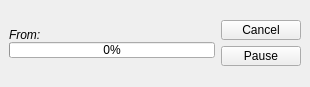
<ui version="4.0" >
 <author></author>
 <comment></comment>
 <exportmacro></exportmacro>
 <class>FileTransferItem</class>
 <widget class="QWidget" name="FileTransferItem" >
  <property name="geometry" >
   <rect>
    <x>0</x>
    <y>0</y>
    <width>310</width>
    <height>87</height>
   </rect>
  </property>
  <property name="windowTitle" >
   <string>Form</string>
  </property>
  <layout class="QGridLayout" >
   <property name="margin" >
    <number>9</number>
   </property>
   <property name="spacing" >
    <number>6</number>
   </property>
   <item row="0" column="0" >
    <layout class="QVBoxLayout" >
     <property name="margin" >
      <number>0</number>
     </property>
     <property name="spacing" >
      <number>0</number>
     </property>
     <item>
      <widget class="QLabel" name="filenameLabel" >
       <property name="text" >
        <string/>
       </property>
      </widget>
     </item>
     <item>
      <widget class="QLabel" name="contactLabel" >
       <property name="text" >
        <string>&lt;i>From:&lt;/i></string>
       </property>
      </widget>
     </item>
     <item>
      <widget class="QProgressBar" name="progressBar" >
       <property name="minimumSize" >
        <size>
         <width>0</width>
         <height>16</height>
        </size>
       </property>
       <property name="maximumSize" >
        <size>
         <width>16777215</width>
         <height>16</height>
        </size>
       </property>
       <property name="value" >
        <number>0</number>
       </property>
       <property name="orientation" >
        <enum>Qt::Horizontal</enum>
       </property>
       <property name="invertedAppearance" >
        <bool>false</bool>
       </property>
      </widget>
     </item>
     <item>
      <widget class="QLabel" name="statusLabel" >
       <property name="text" >
        <string/>
       </property>
      </widget>
     </item>
    </layout>
   </item>
   <item row="0" column="1" >
    <layout class="QVBoxLayout" >
     <property name="margin" >
      <number>0</number>
     </property>
     <property name="spacing" >
      <number>0</number>
     </property>
     <item>
      <widget class="QPushButton" name="cancelOpenButton" >
       <property name="maximumSize" >
        <size>
         <width>84</width>
         <height>20</height>
        </size>
       </property>
       <property name="text" >
        <string>Cancel</string>
       </property>
      </widget>
     </item>
     <item>
      <widget class="QPushButton" name="removePauseResumeButton" >
       <property name="maximumSize" >
        <size>
         <width>84</width>
         <height>20</height>
        </size>
       </property>
       <property name="text" >
        <string>Pause</string>
       </property>
      </widget>
     </item>
    </layout>
   </item>
  </layout>
 </widget>
 <pixmapfunction></pixmapfunction>
 <tabstops>
  <tabstop>cancelOpenButton</tabstop>
  <tabstop>removePauseResumeButton</tabstop>
 </tabstops>
 <resources>
  <include location="../wengophone.qrc" />
 </resources>
 <connections/>
</ui>
